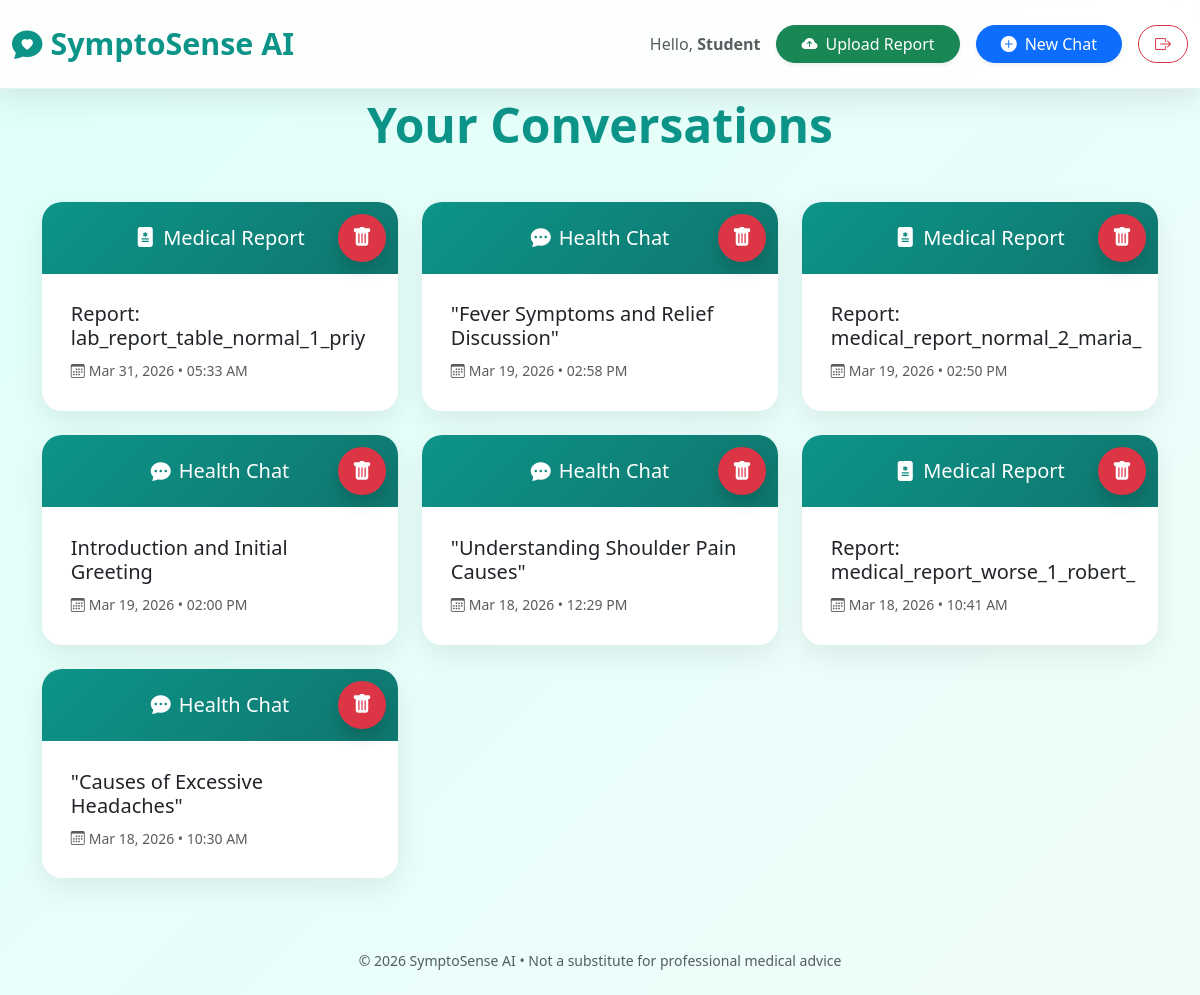
Before: /conversations (signed in) with the older database file.
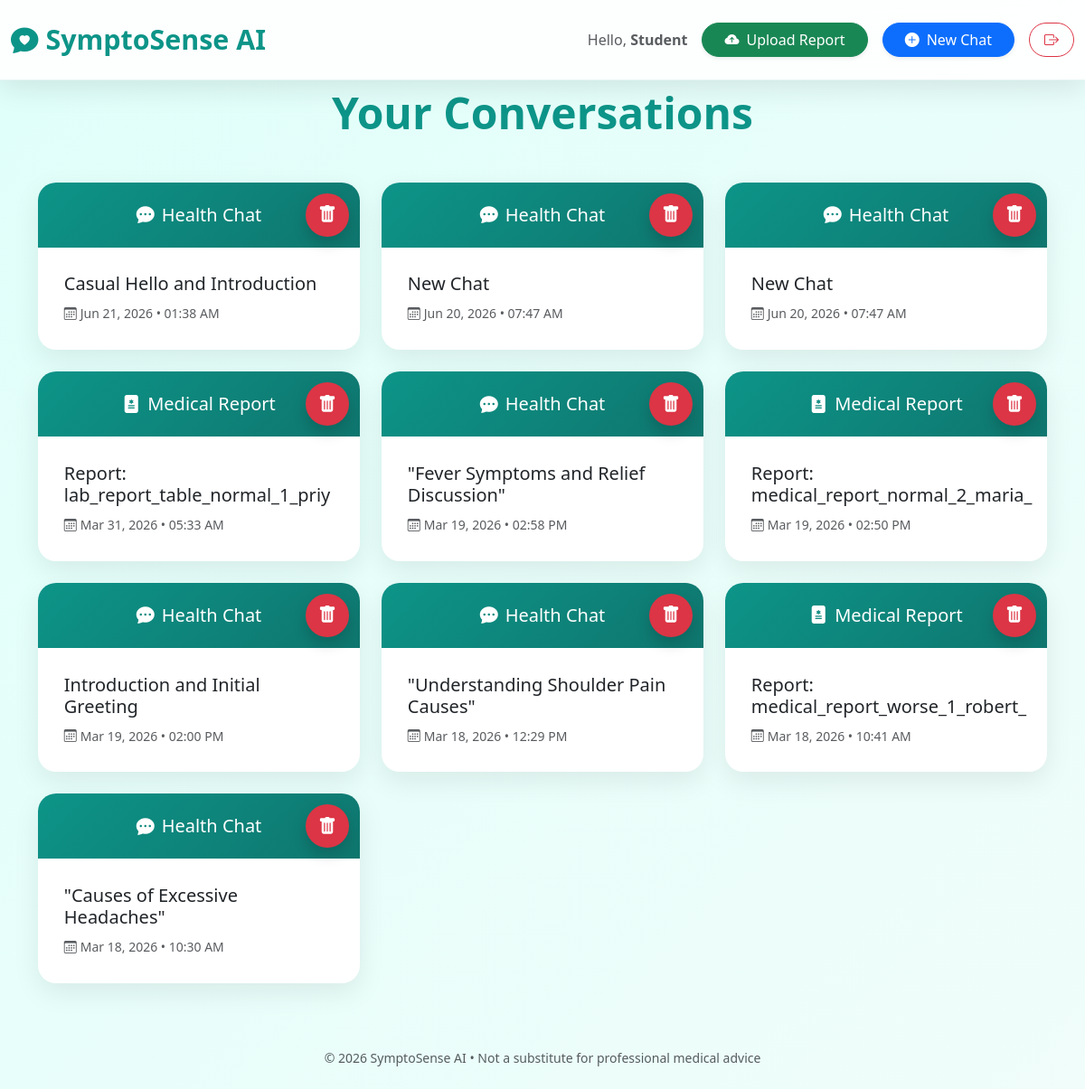
After: the same page with the newer database file.
### app.py (models this page shows)
class Conversation(db.Model):
    id = db.Column(db.Integer, primary_key=True)
    user_id = db.Column(db.Integer, db.ForeignKey("user.id"), nullable=False)
    title = db.Column(db.String(100), default="New Chat")
    timestamp = db.Column(db.DateTime, default=db.func.current_timestamp())

### app.py (the view)
@app.route("/conversations")
def conversations():
    if "user_id" not in session:
        return redirect(url_for("login"))
    convs = Conversation.query.filter_by(user_id=session["user_id"]).order_by(Conversation.timestamp.desc()).all()
    return render_template("conversations.html", conversations=convs)

### templates/conversations.html (shortened to what this page needs)
<!DOCTYPE html>
<html lang="en">
<head>
    <link href="https://cdn.jsdelivr.net/npm/bootstrap@5.3.3/dist/css/bootstrap.min.css" rel="stylesheet">
    <link href="https://cdn.jsdelivr.net/npm/bootstrap-icons@1.11.3/font/bootstrap-icons.css" rel="stylesheet">
</head>
<body>
    <nav class="navbar navbar-expand-lg fixed-top">
        <div class="container-fluid">
            <a class="navbar-brand" href="/conversations">
                <i class="bi bi-chat-heart-fill me-2"></i>SymptoSense AI
            </a>
            <div class="d-flex align-items-center gap-3">
                <span class="text-muted fw-medium">Hello, <strong>{{ session.username }}</strong></span>
                <a href="/upload" class="btn btn-success rounded-pill shadow-sm px-4">
                    <i class="bi bi-cloud-arrow-up-fill me-2"></i>Upload Report
                </a>
                <form method="POST" action="/new_chat" class="d-inline">
                    <button type="submit" class="btn btn-primary rounded-pill shadow-sm px-4">
                        <i class="bi bi-plus-circle-fill me-2"></i>New Chat
                    </button>
                </form>
                <a href="/logout" class="btn btn-outline-danger rounded-pill px-3">
                    <i class="bi bi-box-arrow-right"></i>
                </a>
            </div>
        </div>
    </nav>
    <div class="container mt-5 pt-5">
        <h2 class="text-center mb-5 display-5 fw-bold">Your Conversations</h2>
        {% if conversations %}
            <div class="row g-4">
                {% for conv in conversations %}
                <div class="col-md-6 col-lg-4">
                    <div class="conv-card">
                        <div class="card-header">
                            <h5 class="mb-0">
                                {% if 'Report' in conv.title %}
                                    <i class="bi bi-file-medical-fill me-2"></i>Medical Report
                                {% else %}
                                    <i class="bi bi-chat-dots-fill me-2"></i>Health Chat
                                {% endif %}
                            </h5>
                        </div>
                        <div class="delete-overlay">
                            <form method="POST" action="/delete_chat/{{ conv.id }}"
                                  onsubmit="return confirm('Permanently delete this conversation?');"
                                  class="d-inline">
                                <button type="submit" class="btn delete-btn shadow">
                                    <i class="bi bi-trash-fill fs-5"></i>
                                </button>
                            </form>
                        </div>
                        <div class="card-body d-flex flex-column">
                            <a href="/chat/{{ conv.id }}" class="text-decoration-none text-dark">
                                <h5 class="mb-2">{{ conv.title }}</h5>
                                <small class="text-muted">
                                    <i class="bi bi-calendar3 me-1"></i>{{ conv.timestamp.strftime('%b %d, %Y • %I:%M %p') }}
                                </small>
                            </a>
                        </div>
                    </div>
                </div>
                {% endfor %}
            </div>
        {% endif %}
    </div>
    <footer class="py-4 mt-5 text-center text-muted small">
        © 2026 SymptoSense AI • Not a substitute for professional medical advice
    </footer>
</body>
</html>

### templates/conversations.html (style rules this page uses)
:root { --primary: #0d9488; --primary-dark: #0f766e; }
body { background: linear-gradient(135deg, #e0fffa, #f0fdfa); min-height: 100vh; font-family: 'Segoe UI', sans-serif; }
.navbar { background: rgba(255,255,255,0.92)!important; backdrop-filter: blur(16px); box-shadow: 0 8px 32px rgba(0,0,0,0.1); border-bottom: 1px solid rgba(13,148,136,0.1); padding: 1rem 0; }
.navbar-brand { color: var(--primary)!important; font-weight: 800; font-size: 1.9rem; }
h2 { color: var(--primary); font-weight: 700; }
.conv-card { background: white; border-radius: 20px; overflow: hidden; box-shadow: 0 10px 30px rgba(0,0,0,0.08); transition: all 0.5s; position: relative; }
.card-header { background: linear-gradient(135deg, var(--primary), var(--primary-dark)); color: white; padding: 1.5rem; text-align: center; }
.card-body { padding: 1.8rem; }
.delete-overlay { position: absolute; top: 12px; right: 12px; z-index: 10; }
.delete-btn { background: #dc3545; color: white; border: none; width: 48px; height: 48px; border-radius: 50%; transition: all 0.4s; box-shadow: 0 5px 15px rgba(220,53,69,0.3); }

Changed rows visible on the page:
added Conversation: shows "Health Chat", title "Casual Hello and Introduction", timestamp "Jun 21, 2026 • 01:38 AM"
added Conversation: shows "Health Chat", title "New Chat", timestamp "Jun 20, 2026 • 07:47 AM"
added Conversation: shows "Health Chat", title "New Chat", timestamp "Jun 20, 2026 • 07:47 AM"
